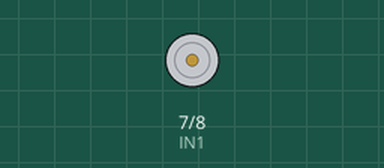
Recording of a sketch running on a simulated Arduino Uno, built with avr-gcc and run on an emulated ATmega328P. On the bench: motor-driver pin pairs drawn as motors (green arrow = first pin HIGH = forward, orange = second pin HIGH = backward, longer = more drive, scaled by the enable pin). What the sketch prints to the serial monitor is not drawn.

Above: at 0.05 s.
Timing chart, 0 to 5.7 s (numbered marks = the images above):
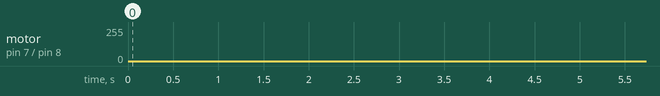

Measured:
- by itself, motor on pin 7 (IN1) / pin 8 (IN2): alternates forward 240/255 for 2.2 s and stopped for 2.2 s

The sketch:

Ventilador_Mx_Sonora_Richi.ino
```cpp
//Sketch elaborado por Ing. Ricardo Moreno 4/17/2020
//Sketch para ventilador casero con bomba 12V DC
//usando Driver para motor DC L298N y usando PWN para controlar la velocidad del motor
//Un agradecimiento al ingeniero Gustavo Osuna por ayudar a este proyecto. Sonora primero simpre


const int  IN1= 7;   // conectar pin D7
const int  IN2 = 8;  //conectar  pin D8
const int  ENA = 5; //conectar al pin D5 digital que es PWN

void setup() {
  Serial.begin(9600);      //abrir monitor serial en herramientas
  Serial.println("Respirador Artificial");
  pinMode (IN1, OUTPUT);
  pinMode (IN2, OUTPUT);
  pinMode (ENA, OUTPUT);

}

void loop()
{
    Serial.println("Exhala");
    delay(2200);
    Serial.println("Inhala  ");

    digitalWrite(IN1, HIGH);
    delay(2200);
    digitalWrite(IN1,LOW);
    digitalWrite(IN2, LOW);
    analogWrite(ENA, 240);
    delay(10);
    }
```
